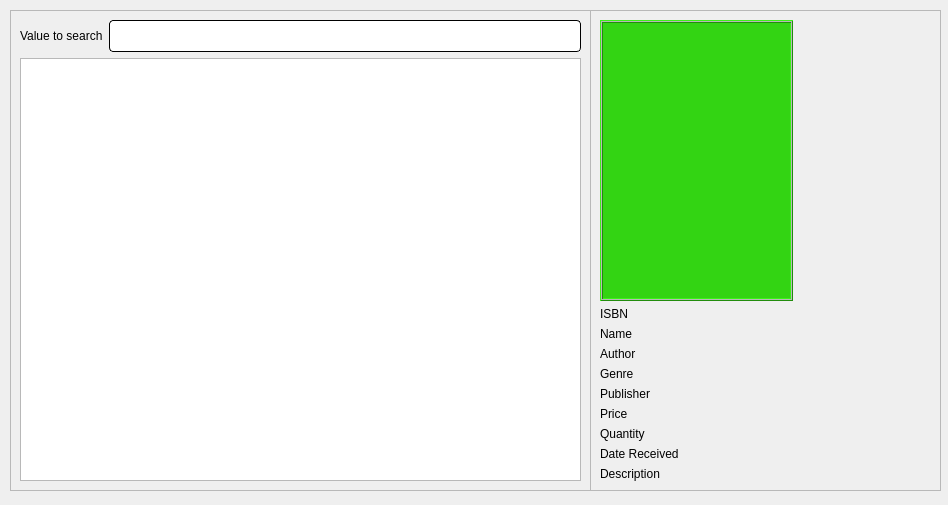
<?xml version="1.0" encoding="UTF-8"?>
<ui version="4.0">
 <class>bookList</class>
 <widget class="QDialog" name="bookList">
  <property name="geometry">
   <rect>
    <x>0</x>
    <y>0</y>
    <width>948</width>
    <height>505</height>
   </rect>
  </property>
  <property name="windowTitle">
   <string>Dialog</string>
  </property>
  <widget class="QFrame" name="frame">
   <property name="geometry">
    <rect>
     <x>10</x>
     <y>10</y>
     <width>581</width>
     <height>481</height>
    </rect>
   </property>
   <property name="frameShape">
    <enum>QFrame::StyledPanel</enum>
   </property>
   <property name="frameShadow">
    <enum>QFrame::Raised</enum>
   </property>
   <layout class="QVBoxLayout" name="verticalLayout_2">
    <item>
     <layout class="QVBoxLayout" name="verticalLayout">
      <item>
       <layout class="QHBoxLayout" name="horizontalLayout">
        <item>
         <widget class="QLabel" name="label">
          <property name="sizePolicy">
           <sizepolicy hsizetype="Fixed" vsizetype="Fixed">
            <horstretch>0</horstretch>
            <verstretch>0</verstretch>
           </sizepolicy>
          </property>
          <property name="styleSheet">
           <string notr="true">font: 10pt &quot;Comic Sans MS&quot;;
color: rgb(0, 0, 0);</string>
          </property>
          <property name="text">
           <string>Value to search</string>
          </property>
         </widget>
        </item>
        <item>
         <widget class="QLineEdit" name="value">
          <property name="styleSheet">
           <string notr="true">QLineEdit{
	background-color: rgb(255, 255, 255);
	 border: 1px  solid;
     border-radius: 4px;
	font: 24px
}</string>
          </property>
         </widget>
        </item>
       </layout>
      </item>
      <item>
       <widget class="QTableView" name="tableView">
        <property name="styleSheet">
         <string notr="true">QHeaderView::section { background-color: #4f85e2; font: solid}</string>
        </property>
        <property name="selectionBehavior">
         <enum>QAbstractItemView::SelectRows</enum>
        </property>
        <attribute name="horizontalHeaderHighlightSections">
         <bool>true</bool>
        </attribute>
        <attribute name="verticalHeaderVisible">
         <bool>false</bool>
        </attribute>
        <attribute name="verticalHeaderHighlightSections">
         <bool>false</bool>
        </attribute>
       </widget>
      </item>
     </layout>
    </item>
   </layout>
  </widget>
  <widget class="QFrame" name="frame_2">
   <property name="geometry">
    <rect>
     <x>590</x>
     <y>10</y>
     <width>351</width>
     <height>481</height>
    </rect>
   </property>
   <property name="frameShape">
    <enum>QFrame::StyledPanel</enum>
   </property>
   <property name="frameShadow">
    <enum>QFrame::Raised</enum>
   </property>
   <layout class="QVBoxLayout" name="verticalLayout_4">
    <item>
     <layout class="QHBoxLayout" name="horizontalLayout_2">
      <item>
       <widget class="QLabel" name="coverLabel">
        <property name="focusPolicy">
         <enum>Qt::StrongFocus</enum>
        </property>
        <property name="styleSheet">
         <string notr="true">background-color: #33D413;
border-color: rgb(0, 0, 0);</string>
        </property>
        <property name="frameShape">
         <enum>QFrame::Box</enum>
        </property>
        <property name="frameShadow">
         <enum>QFrame::Raised</enum>
        </property>
        <property name="midLineWidth">
         <number>1</number>
        </property>
        <property name="text">
         <string/>
        </property>
       </widget>
      </item>
      <item>
       <spacer name="horizontalSpacer">
        <property name="orientation">
         <enum>Qt::Horizontal</enum>
        </property>
        <property name="sizeType">
         <enum>QSizePolicy::Fixed</enum>
        </property>
        <property name="sizeHint" stdset="0">
         <size>
          <width>138</width>
          <height>20</height>
         </size>
        </property>
       </spacer>
      </item>
     </layout>
    </item>
    <item>
     <layout class="QVBoxLayout" name="verticalLayout_3">
      <item>
       <widget class="QLabel" name="ISBN">
        <property name="sizePolicy">
         <sizepolicy hsizetype="Fixed" vsizetype="Fixed">
          <horstretch>0</horstretch>
          <verstretch>0</verstretch>
         </sizepolicy>
        </property>
        <property name="styleSheet">
         <string notr="true">font: 10pt &quot;Comic Sans MS&quot;;
color: rgb(0, 0, 0);</string>
        </property>
        <property name="text">
         <string>ISBN</string>
        </property>
       </widget>
      </item>
      <item>
       <widget class="QLabel" name="name">
        <property name="sizePolicy">
         <sizepolicy hsizetype="Fixed" vsizetype="Fixed">
          <horstretch>0</horstretch>
          <verstretch>0</verstretch>
         </sizepolicy>
        </property>
        <property name="styleSheet">
         <string notr="true">font: 10pt &quot;Comic Sans MS&quot;;
color: rgb(0, 0, 0);</string>
        </property>
        <property name="text">
         <string>Name</string>
        </property>
       </widget>
      </item>
      <item>
       <widget class="QLabel" name="author">
        <property name="sizePolicy">
         <sizepolicy hsizetype="Fixed" vsizetype="Fixed">
          <horstretch>0</horstretch>
          <verstretch>0</verstretch>
         </sizepolicy>
        </property>
        <property name="styleSheet">
         <string notr="true">font: 10pt &quot;Comic Sans MS&quot;;
color: rgb(0, 0, 0);</string>
        </property>
        <property name="text">
         <string>Author</string>
        </property>
       </widget>
      </item>
      <item>
       <widget class="QLabel" name="genre">
        <property name="sizePolicy">
         <sizepolicy hsizetype="Fixed" vsizetype="Fixed">
          <horstretch>0</horstretch>
          <verstretch>0</verstretch>
         </sizepolicy>
        </property>
        <property name="styleSheet">
         <string notr="true">font: 10pt &quot;Comic Sans MS&quot;;
color: rgb(0, 0, 0);</string>
        </property>
        <property name="text">
         <string>Genre</string>
        </property>
       </widget>
      </item>
      <item>
       <widget class="QLabel" name="publisher">
        <property name="sizePolicy">
         <sizepolicy hsizetype="Fixed" vsizetype="Fixed">
          <horstretch>0</horstretch>
          <verstretch>0</verstretch>
         </sizepolicy>
        </property>
        <property name="styleSheet">
         <string notr="true">font: 10pt &quot;Comic Sans MS&quot;;
color: rgb(0, 0, 0);</string>
        </property>
        <property name="text">
         <string>Publisher</string>
        </property>
       </widget>
      </item>
      <item>
       <widget class="QLabel" name="price">
        <property name="sizePolicy">
         <sizepolicy hsizetype="Fixed" vsizetype="Fixed">
          <horstretch>0</horstretch>
          <verstretch>0</verstretch>
         </sizepolicy>
        </property>
        <property name="styleSheet">
         <string notr="true">font: 10pt &quot;Comic Sans MS&quot;;
color: rgb(0, 0, 0);</string>
        </property>
        <property name="text">
         <string>Price</string>
        </property>
       </widget>
      </item>
      <item>
       <widget class="QLabel" name="quantity">
        <property name="sizePolicy">
         <sizepolicy hsizetype="Fixed" vsizetype="Fixed">
          <horstretch>0</horstretch>
          <verstretch>0</verstretch>
         </sizepolicy>
        </property>
        <property name="styleSheet">
         <string notr="true">font: 10pt &quot;Comic Sans MS&quot;;
color: rgb(0, 0, 0);</string>
        </property>
        <property name="text">
         <string>Quantity</string>
        </property>
       </widget>
      </item>
      <item>
       <widget class="QLabel" name="date">
        <property name="sizePolicy">
         <sizepolicy hsizetype="Fixed" vsizetype="Fixed">
          <horstretch>0</horstretch>
          <verstretch>0</verstretch>
         </sizepolicy>
        </property>
        <property name="styleSheet">
         <string notr="true">font: 10pt &quot;Comic Sans MS&quot;;
color: rgb(0, 0, 0);</string>
        </property>
        <property name="text">
         <string>Date Received</string>
        </property>
       </widget>
      </item>
      <item>
       <widget class="QLabel" name="desc">
        <property name="sizePolicy">
         <sizepolicy hsizetype="Fixed" vsizetype="Fixed">
          <horstretch>0</horstretch>
          <verstretch>0</verstretch>
         </sizepolicy>
        </property>
        <property name="styleSheet">
         <string notr="true">font: 10pt &quot;Comic Sans MS&quot;;
color: rgb(0, 0, 0);</string>
        </property>
        <property name="text">
         <string>Description</string>
        </property>
       </widget>
      </item>
     </layout>
    </item>
   </layout>
  </widget>
 </widget>
 <resources/>
 <connections/>
</ui>
